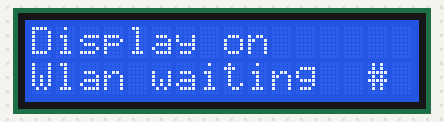
The sketch below on a simulated ESP8266 (NodeMCU). Parts: 16×2 character LCD. WiFi joins after 1.5 s; servers stay silent unless stated.

Above: at 0.1 s.
At 0.7 s:
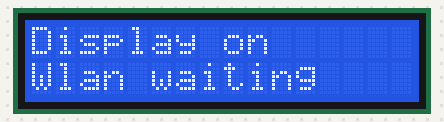
At 1.8 s:
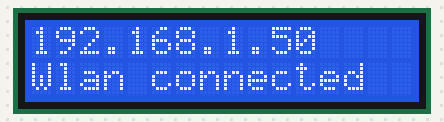

The sketch:

Projekt_Cluster_display.ino
```cpp
#include <LiquidCrystal_I2C.h>
#include <ESP8266WiFi.h>
#include <WiFiUdp.h>

#ifndef STASSID
#define STASSID "SSID"
#define STAPSK  "Password"
#endif

LiquidCrystal_I2C lcd(0x27,16,2);

const char* ssid     = STASSID;
const char* password = STAPSK;

WiFiUDP Udp;
unsigned int localUdpPort = 80;
char incomingPacket[255];

void setup() {
  lcd.init();
  lcd.clear();
  lcd.backlight();
  lcd.setCursor(0,0);
  lcd.print("Display on");
  lcd.setCursor(0,1);
  lcd.print("Wlan waiting");
  WiFi.begin(ssid, password);
  while (WiFi.status() != WL_CONNECTED) {
    lcd.setCursor(14,1);
    lcd.print("#");
    delay(200);
    lcd.setCursor(14,1);
    lcd.print(" ");
    delay(200);
  }
  lcd.clear();
  lcd.setCursor(0,0);
  lcd.print(WiFi.localIP());
  lcd.setCursor(0,1);
  lcd.print("Wlan connected");
  Udp.begin(localUdpPort);
}

void loop() {
  if (WiFi.status() == WL_CONNECTED) {
    int packetSize = Udp.parsePacket();
    if (packetSize) {
      int len = Udp.read(incomingPacket, 255);
      if (len > 0) {
        incomingPacket[len] = 0;
      }
      String inputString = String(incomingPacket);
      int separatorIndex = inputString.indexOf('§');
      if (separatorIndex > 0) {
        String num1String = inputString.substring(0, separatorIndex);
        String remainingString = inputString.substring(separatorIndex + 1);

        int num1 = num1String.toInt();
        int num2 = remainingString[0] - '0';
        String textToDisplay = remainingString.substring(1);

        lcd.setCursor(num1, num2);
        lcd.print(textToDisplay);
      }
    }
  }
}
```
